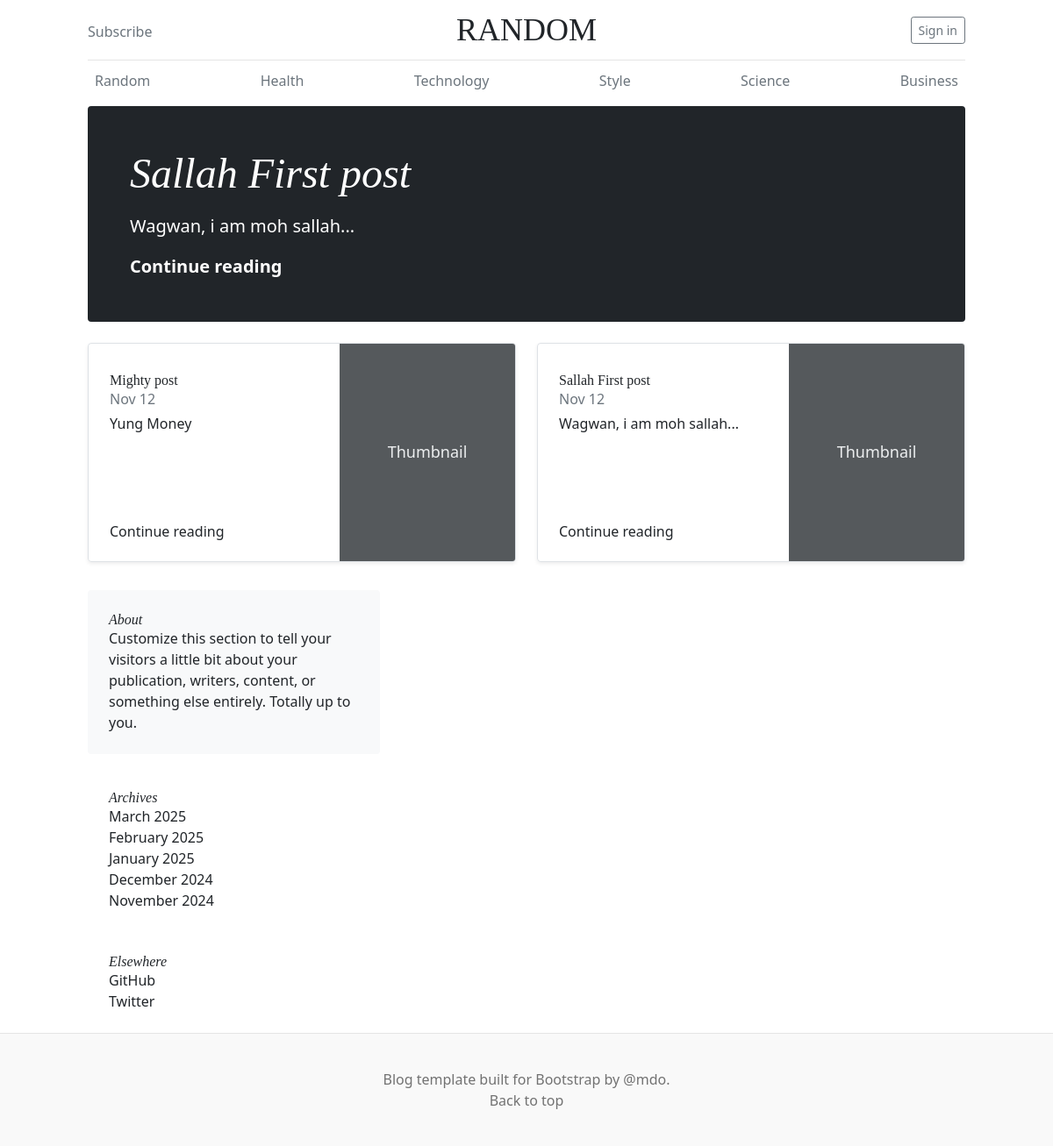
The app's page /random with its own data.
### blog_app/models.py (models this page shows, shortened)
class Post(models.Model):
	id = models.UUIDField(primary_key=True, default=uuid.uuid4, editable=False)
	title = models.CharField(max_length=200)
	slug = models.SlugField(max_length=200, unique=True)
	author = models.ForeignKey(User, on_delete=models.CASCADE)
	content = models.TextField()
	created_at = models.DateTimeField(auto_now_add=True)
	updated_at = models.DateTimeField(auto_now=True)
	likes = models.IntegerField(default=0)
	bookmarks = models.IntegerField(default=0)
	categories = models.ForeignKey(Category, on_delete=models.CASCADE)
	is_published = models.BooleanField(default=True)
	def short_content(self):
		words = self.content.split()[:5]
		return ' '.join(words) + '...' if len(words) == 5 else ' '.join(words)

### blog_app/views.py (the view)
# urls.py: path('random', views.random, name="random"),
def random(request):
	random_blog = Post.objects.filter(categories=random_category).all().order_by('-created_at')
	most_liked_post = Post.objects.filter(categories=random_category).all().order_by('-likes').first()
	context = {
		'random_blog':random_blog,
		'most_liked_post':most_liked_post
	}
	return render(request, 'pages/random.html', context)

### blog_app/templates/pages/random.html (shortened to what this page needs)
{% extends 'base.html' %}
{% block title %}
RANDOM
{% endblock %}
{% block top_blog %}
<h1 class="display-4 fst-italic">{{ most_liked_post.title }}</h1>
      <p class="lead my-3">{{ most_liked_post.short_content }}</p>
      <p class="lead mb-0"><a href="#" class="text-white fw-bold">Continue reading</a></p>
{% endblock %}
{% block content %}
<div class="row mb-2">
	{% for post in random_blog %}
    <div class="col-md-6">
      <div class="row g-0 border rounded overflow-hidden flex-md-row mb-4 shadow-sm h-md-250 position-relative">
        <div class="col p-4 d-flex flex-column position-static">
          <h3 class="mb-0">{{ post.title }}</h3>
          <div class="mb-1 text-muted">Nov 12</div>
          <p class="card-text mb-auto">{{ post.short_content }}</p>
          <a href="{% url 'post_detail' slug=post.slug %}" class="stretched-link">Continue reading</a>
        </div>
        <div class="col-auto d-none d-lg-block">
          <svg class="bd-placeholder-img" width="200" height="250" xmlns="http://www.w3.org/2000/svg" role="img" aria-label="Placeholder: Thumbnail" preserveAspectRatio="xMidYMid slice" focusable="false"><title>Placeholder</title><rect width="100%" height="100%" fill="#55595c"/><text x="50%" y="50%" fill="#eceeef" dy=".3em">Thumbnail</text></svg>
        </div>
      </div>
    </div>
    {% endfor %}
</div>
{% endblock %}

### static/css/blog.css (style rules this page uses)
h1, h2, h3, h4, h5, h6 { font-family: "Playfair Display", Georgia, "Times New Roman", serif; }
.display-4 { font-size: 2.5rem; }
@media (min-width: 768px) { .display-4 { font-size: 3rem; } }
@media (min-width: 768px) { .h-md-250 { height: 250px; } }

### blog_app/templates/base.html (style rules this page uses)
.bd-placeholder-img { font-size: 1.125rem; text-anchor: middle; -webkit-user-select: none; -moz-user-select: none; user-select: none; }

### records on screen
Post: title "Sallah First post", short_content "Wagwan, i am moh sallah..."
Post: title "Mighty post", short_content "Yung Money"
